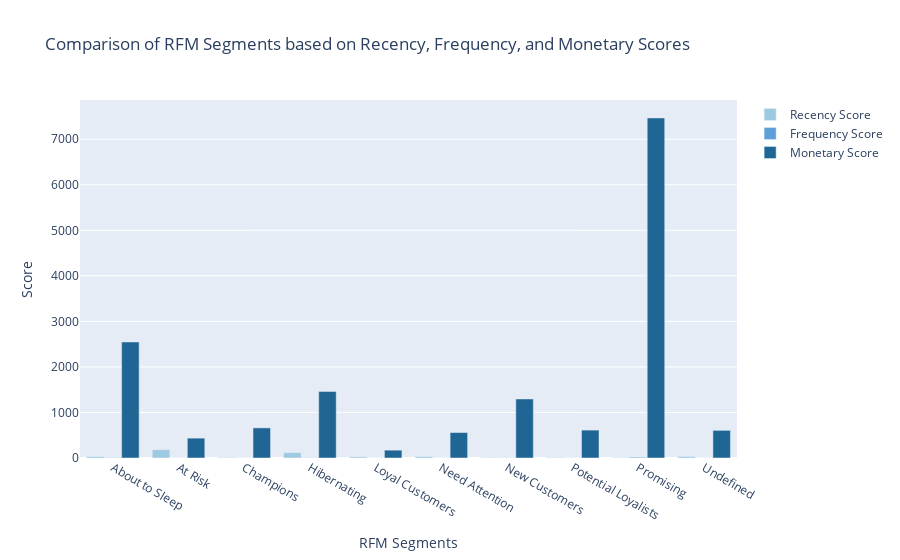

Here is the notebook cell this chart was saved with:
### Code cell
segment_scores = rfm.groupby('segment')[['Recency', 'Frequency','Monetary']].mean().reset_index()
fig = go.Figure()
fig.add_trace(go.Bar(
x=segment_scores['segment'],
y=segment_scores['Recency'],
name='Recency Score',
marker_color='rgb(158,202,225)'
))
fig.add_trace(go.Bar(
x=segment_scores['segment'],
y=segment_scores['Frequency'],
name='Frequency Score',
marker_color='rgb(94,158,217)'
))
fig.add_trace(go.Bar(
x=segment_scores['segment'],
y=segment_scores['Monetary'],
name='Monetary Score',
marker_color='rgb(32,102,148)'
))
fig.update_layout(
title='Comparison of RFM Segments based on Recency, Frequency, and Monetary Scores',
xaxis_title='RFM Segments',
yaxis_title='Score',
barmode='group',
showlegend=True
)
fig.show()

### Figure 1 — Plotly figure (JSON) as saved in the notebook; plotly's stock layout.template omitted (floating-point values rounded to 4 significant figures)
{"data": [{"marker": {"color": "rgb(158,202,225)"}, "name": "Recency Score", "type": "bar", "x": ["About to Sleep", "At Risk", "Champions", "Hibernating", "Loyal Customers", "Need Attention", "New Customers", "Potential Loyalists", "Promising", "Undefined"], "y": [30.03, 183.0, 9.214, 118.1, 25.54, 31.17, 8.186, 9.038, 7.249, 33.18]}, {"marker": {"color": "rgb(94,158,217)"}, "name": "Frequency Score", "type": "bar", "x": ["About to Sleep", "At Risk", "Champions", "Hibernating", "Loyal Customers", "Need Attention", "New Customers", "Potential Loyalists", "Promising", "Undefined"], "y": [7.141, 1.379, 1.875, 5.102, 1, 1.921, 4.068, 1.864, 16.95, 1]}, {"marker": {"color": "rgb(32,102,148)"}, "name": "Monetary Score", "type": "bar", "x": ["About to Sleep", "At Risk", "Champions", "Hibernating", "Loyal Customers", "Need Attention", "New Customers", "Potential Loyalists", "Promising", "Undefined"], "y": [2548.0, 436.2, 661.1, 1463.0, 172.3, 559.4, 1297.0, 613.0, 7468.0, 607.2]}], "layout": {"barmode": "group", "showlegend": true, "title": {"text": "Comparison of RFM Segments based on Recency, Frequency, and Monetary Scores"}, "xaxis": {"title": {"text": "RFM Segments"}}, "yaxis": {"title": {"text": "Score"}}}}
